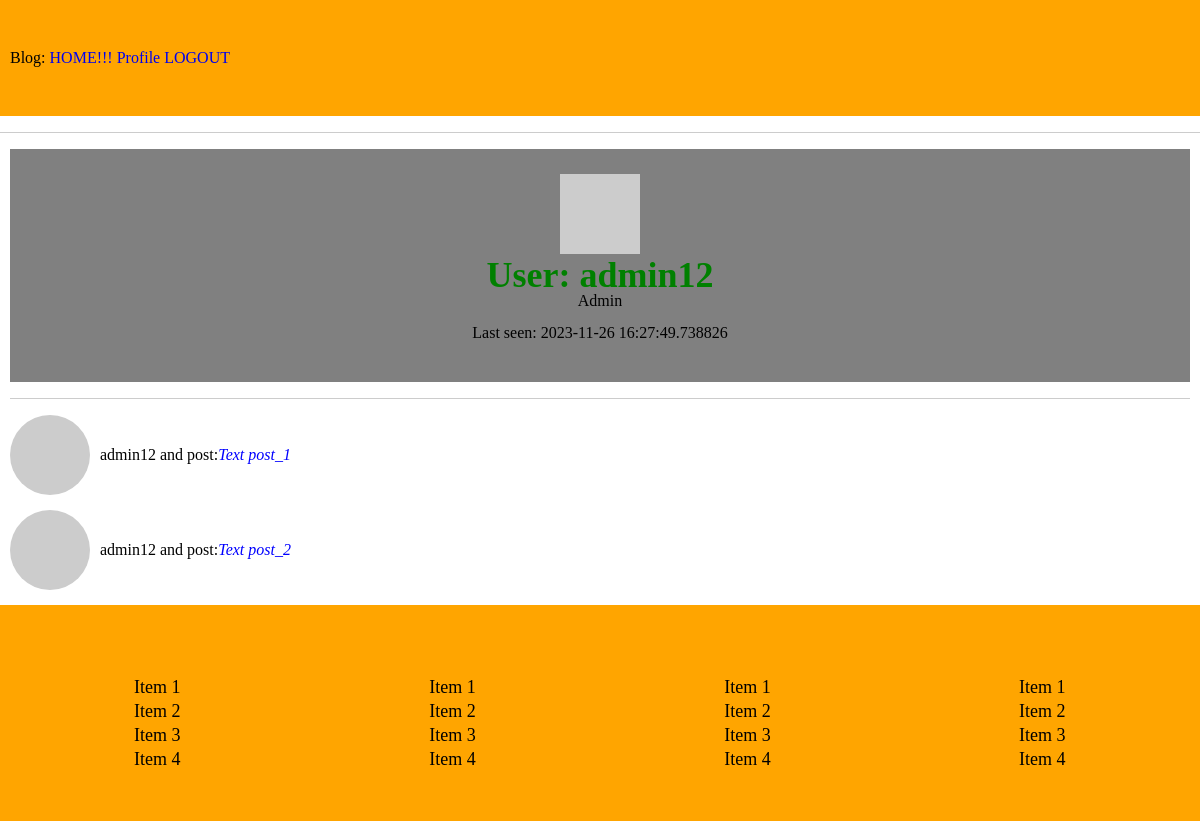
/user/admin12 (signed in), run on the app's committed database.
### apps/models.py (models this page shows, shortened)
class User(UserMixin, db.Model):
    id = db.Column(db.Integer, primary_key=True)
    username = db.Column(db.String(55), index=True, unique=True)
    email = db.Column(db.String(120), index=True, unique=True)
    password_hash = db.Column(db.String(130))
    posts = db.relationship('Post', backref='author', lazy='dynamic')
    about_me = db.Column(db.String(150))
    last_seen = db.Column(db.DateTime, default=datetime.utcnow)
    def avatar(self, size):
        digest = md5(self.email.lower().encode('utf-8')).hexdigest()
        return 'https://www.gravatar.com/avatar/{}?d=identicon&s={}'.format(digest, size)

### apps/routes.py (the view)
@app.route('/user/<username>')
@login_required
def user(username):
    user = User.query.filter_by(username=username).first_or_404()
    posts = [
        {'author': user, 'body': "Text post_1"},
        {'author': user, 'body': "Text post_2"}
    ]
    return render_template('user.html', user=user, posts=posts)

### apps/models.py (called while the page is built)
@login.user_loader
def load_user(id):
    return User.query.get(int(id))

### apps/routes.py (called while the page is built)
@app.before_request
def before_request():
    if current_user.is_authenticated:
        current_user.last_seen = datetime.utcnow()
        print(datetime.utcnow())
        db.session.commit()

### apps/templates/user.html (shortened to what this page needs)
{% extends "base.html" %}
{% block content %}
    <div class="profile">
        <img src="{{user.avatar(100)}}" alt="avatar_user">
        <h1 style="color: green; font-size: 36px;">User: {{user.username}}</h1>
        {% if  user.about_me %}
            <p>{{user.about_me}}</p> <br>
        {% endif %}
        {% if  user.last_seen %}
            <p>Last seen: {{user.last_seen}}</p> <br>
        {% endif %}
    </div>
    <hr>
    {% for post in posts %}
        {% include '_post.html' %}
    {% endfor %}
{% endblock %}

### apps/templates/_post.html
<div class="user__posts">
    <img class="user__posts-img"  src="{{post.author.avatar(40) }}" alt="avatar_post">
    {{ post.author.username }} and post: <i style="color: blue;">{{ post.body }}</i>
</div>

### apps/static/css/style.css (style rules this page uses)
body,html { height: 100%; }
body { display: flex; flex-direction: column; }
.profile { background-color: grey; text-align:center; padding: 25px; }
.user__posts { display: block; margin-bottom: 15px; display: flex; align-items: center; }
.user__posts-img { border-radius: 50%; margin-right: 10px; }

### data on the page
User: username "admin12", about_me "Admin", last_seen "2023-11-26 16:27:49.738826", author.username "admin12" "admin12"

### other printed values
{{ post.body }} "Text post_1" "Text post_2"
